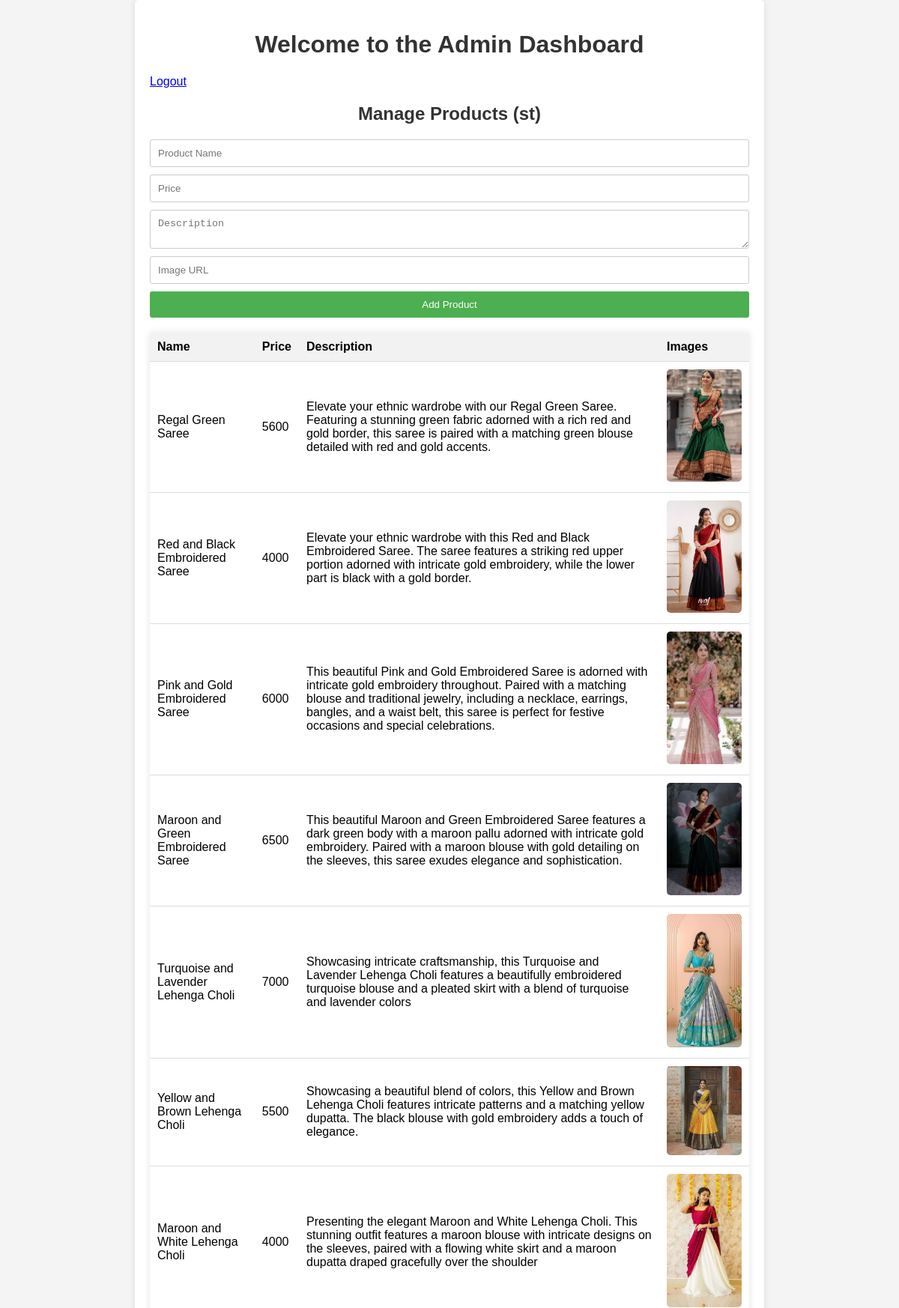
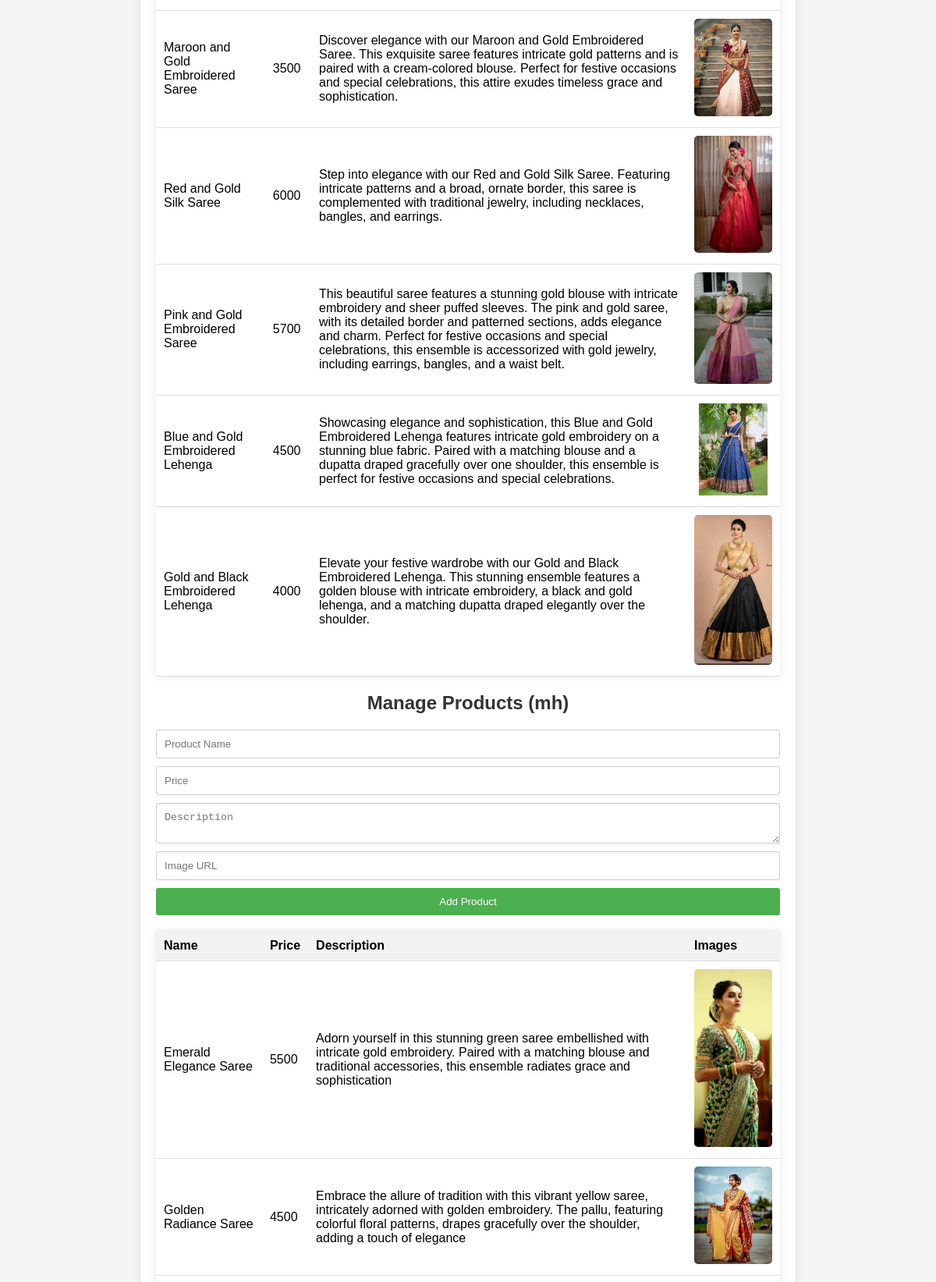
The app's page /PHP/admin.php (signed in, upper part) with its own data (2 pictures, top to bottom).
### tables this page shows
CREATE TABLE `st` (
  `name` varchar(150) NOT NULL,
  `price` int(30) NOT NULL,
  `description` text NOT NULL,
  `images` varchar(255) NOT NULL
);

CREATE TABLE `mh` (
  `name` varchar(50) NOT NULL,
  `price` int(30) NOT NULL,
  `description` text NOT NULL,
  `images` varchar(255) NOT NULL
);

### PHP/admin.php (the view, shortened to what this page needs)
<?php
include('db_config.php');
$products_st = mysqli_query($conn, "SELECT * FROM st");
$products_mh = mysqli_query($conn, "SELECT * FROM mh");
?>
<!DOCTYPE html>
<html lang="en">
<head>
</head>
<body>
<div class="container">
    <?php if (!isset($_SESSION['admin'])): ?>
        <form action="admin.php" method="post">
            <input type="text" name="username" placeholder="Username" required>
            <input type="password" name="password" placeholder="Password" required>
            <button type="submit" name="login">Login</button>
        </form>
    <?php else: ?>
        <h1>Welcome to the Admin Dashboard</h1>
        <a href="admin.php?logout=true">Logout</a>
        <h2>Manage Products (st)</h2>
        <form method="post" action="admin.php">
            <input type="text" name="st_name" placeholder="Product Name" required>
            <input type="text" name="st_price" placeholder="Price" required>
            <textarea name="st_description" placeholder="Description" required></textarea>
            <input type="text" name="st_images" placeholder="Image URL" required>
            <button type="submit" name="add_st_product">Add Product</button>
        </form>
        <table>
            <tr>
                <th>Name</th>
                <th>Price</th>
                <th>Description</th>
                <th>Images</th>
            </tr>
            <?php while($product = mysqli_fetch_assoc($products_st)): ?>
                <tr>
                    <td><?= $product['name'] ?></td>
                    <td><?= $product['price'] ?></td>
                    <td><?= $product['description'] ?></td>
                    <td><img src="<?= $product['images'] ?>" alt="<?= $product['name'] ?>" width="100"></td>
                </tr>
            <?php endwhile; ?>
        </table>
        <h2>Manage Products (mh)</h2>
        <form method="post" action="admin.php">
            <input type="text" name="mh_name" placeholder="Product Name" required>
            <input type="text" name="mh_price" placeholder="Price" required>
            <textarea name="mh_description" placeholder="Description" required></textarea>
            <input type="text" name="mh_images" placeholder="Image URL" required>
            <button type="submit" name="add_mh_product">Add Product</button>
        </form>
        <table>
            <tr>
                <th>Name</th>
                <th>Price</th>
                <th>Description</th>
                <th>Images</th>
            </tr>
            <?php while($product = mysqli_fetch_assoc($products_mh)): ?>
                <tr>
                    <td><?= $product['name'] ?></td>
                    <td><?= $product['price'] ?></td>
                    <td><?= $product['description'] ?></td>
                    <td><img src="<?= $product['images'] ?>" alt="<?= $product['name'] ?>" width="100"></td>
                </tr>
            <?php endwhile; ?>
        </table>
    <?php endif; ?>
</body>
</html>

### PHP/admin.php (style rules this page uses)
body { font-family: Arial, sans-serif; background-color: #f4f4f4; margin: 0; padding: 0; }
h1, h2 { text-align: center; color: #333; }
.container { width: 80%; max-width: 800px; margin: 0 auto; padding: 20px; background-color: #fff; border-radius: 5px; box-shadow: 0 0 10px rgba(0, 0, 0, 0.1); }
form { display: flex; flex-direction: column; gap: 10px; width: 100%; }
input[type="text"], input[type="password"], textarea, button { padding: 10px; border: 1px solid #ccc; border-radius: 3px; box-sizing: border-box; }
input[type="text"], input[type="password"], textarea { width: 100%; }
button { background-color: #4CAF50; color: #fff; border: none; cursor: pointer; }
table { width: 100%; margin: 20px 0; border-collapse: collapse; background-color: #fff; box-shadow: 0 0 10px rgba(0, 0, 0, 0.1); }
th, td { padding: 10px; text-align: left; border-bottom: 1px solid #ddd; }
th { background-color: #f2f2f2; }
td img { max-width: 100px; border-radius: 5px; }

### records on screen
st: name "Regal Green Saree", price "5600", description "Elevate your ethnic wardrobe with our Regal Green Saree. Featuring a stunning green fabric adorned with a rich red and gold border, this saree is paired with a matching green blouse detailed with red and gold accents.", images (picture)
st: name "Red and Black Embroidered Saree", price "4000", description "Elevate your ethnic wardrobe with this Red and Black Embroidered Saree. The saree features a striking red upper portion adorned with intricate gold embroidery, while the lower part is black with a gold border.", images (picture)
st: name "Pink and Gold Embroidered Saree", price "6000", description "This beautiful Pink and Gold Embroidered Saree is adorned with intricate gold embroidery throughout. Paired with a matching blouse and traditional jewelry, including a necklace, earrings, bangles, and a waist belt, this saree is perfect for festive occasions and special celebrations.", images (picture)
st: name "Maroon and Green Embroidered Saree", price "6500", description "This beautiful Maroon and Green Embroidered Saree features a dark green body with a maroon pallu adorned with intricate gold embroidery. Paired with a maroon blouse with gold detailing on the sleeves, this saree exudes elegance and sophistication.", images (picture)
st: name "Turquoise and Lavender Lehenga Choli", price "7000", description "Showcasing intricate craftsmanship, this Turquoise and Lavender Lehenga Choli features a beautifully embroidered turquoise blouse and a pleated skirt with a blend of turquoise and lavender colors", images (picture)
st: name "Yellow and Brown Lehenga Choli", price "5500", description "Showcasing a beautiful blend of colors, this Yellow and Brown Lehenga Choli features intricate patterns and a matching yellow dupatta. The black blouse with gold embroidery adds a touch of elegance.", images (picture)
st: name "Maroon and White Lehenga Choli", price "4000", description "Presenting the elegant Maroon and White Lehenga Choli. This stunning outfit features a maroon blouse with intricate designs on the sleeves, paired with a flowing white skirt and a maroon dupatta draped gracefully over the shoulder", images (picture)
st: name "Maroon and Gold Embroidered Saree", price "3500", description "Discover elegance with our Maroon and Gold Embroidered Saree. This exquisite saree features intricate gold patterns and is paired with a cream-colored blouse. Perfect for festive occasions and special celebrations, this attire exudes timeless grace and sophistication.", images (picture)
st: name "Red and Gold Silk Saree", price "6000", description "Step into elegance with our Red and Gold Silk Saree. Featuring intricate patterns and a broad, ornate border, this saree is complemented with traditional jewelry, including necklaces, bangles, and earrings.", images (picture)
st: name "Pink and Gold Embroidered Saree", price "5700", description "This beautiful saree features a stunning gold blouse with intricate embroidery and sheer puffed sleeves. The pink and gold saree, with its detailed border and patterned sections, adds elegance and charm. Perfect for festive occasions and special celebrations, this ensemble is accessorized with gold jewelry, including earrings, bangles, and a waist belt.", images (picture)
st: name "Blue and Gold Embroidered Lehenga", price "4500", description "Showcasing elegance and sophistication, this Blue and Gold Embroidered Lehenga features intricate gold embroidery on a stunning blue fabric. Paired with a matching blouse and a dupatta draped gracefully over one shoulder, this ensemble is perfect for festive occasions and special celebrations.", images (picture)
st: name "Gold and Black Embroidered Lehenga", price "4000", description "Elevate your festive wardrobe with our Gold and Black Embroidered Lehenga. This stunning ensemble features a golden blouse with intricate embroidery, a black and gold lehenga, and a matching dupatta draped elegantly over the shoulder.", images (picture)
mh: name "Emerald Elegance Saree", price "5500", description "Adorn yourself in this stunning green saree embellished with intricate gold embroidery. Paired with a matching blouse and traditional accessories, this ensemble radiates grace and sophistication", images (picture)
mh: name "Golden Radiance Saree", price "4500", description "Embrace the allure of tradition with this vibrant yellow saree, intricately adorned with golden embroidery. The pallu, featuring colorful floral patterns, drapes gracefully over the shoulder, adding a touch of elegance", images (picture)
